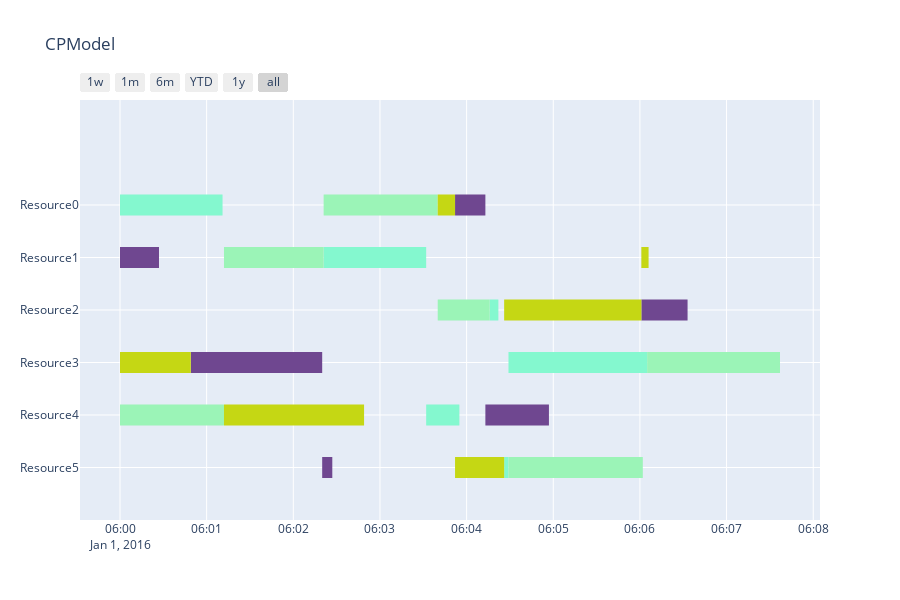

The notebook cell saved with this chart:
### Markdown cell above
### Solve random instances using CP-SAT

### Code cell
durations, machines = jobshop_data_gen(4, 6, 50)
model = CPModel(durations, machines)
model.solve()
model.summary()

### Figure 1 — Plotly figure (JSON) as saved in the notebook; plotly's stock layout.template omitted (floating-point values rounded to 4 significant figures)
{"data": [{"fill": "toself", "fillcolor": "rgb(111, 71, 144)", "hoverinfo": "name", "legendgroup": "rgb(111, 71, 144)", "mode": "none", "name": "Job3", "type": "scatter", "x": ["2016-01-01 6:03:52", "2016-01-01 6:04:13", "2016-01-01 6:04:13", "2016-01-01 6:03:52", "2016-01-01 6:03:52", "2016-01-01 6:00:00", "2016-01-01 6:00:27", "2016-01-01 6:00:27", "2016-01-01 6:00:00", "2016-01-01 6:00:00", "2016-01-01 6:06:01", "2016-01-01 6:06:33", "2016-01-01 6:06:33", "2016-01-01 6:06:01", "2016-01-01 6:06:01", "2016-01-01 6:00:49", "2016-01-01 6:02:20", "2016-01-01 6:02:20", "2016-01-01 6:00:49", "2016-01-01 6:00:49", "2016-01-01 6:04:13", "2016-01-01 6:04:57", "2016-01-01 6:04:57", "2016-01-01 6:04:13", "2016-01-01 6:04:13", "2016-01-01 6:02:20", "2016-01-01 6:02:27", "2016-01-01 6:02:27", "2016-01-01 6:02:20"], "y": [4.8, 4.8, 5.2, 5.2, null, 3.8, 3.8, 4.2, 4.2, null, 2.8, 2.8, 3.2, 3.2, null, 1.8, 1.8, 2.2, 2.2, null, 0.8, 0.8, 1.2, 1.2, null, -0.2, -0.2, 0.2, 0.2]}, {"fill": "toself", "fillcolor": "rgb(132, 248, 207)", "hoverinfo": "name", "legendgroup": "rgb(132, 248, 207)", "mode": "none", "name": "Job1", "type": "scatter", "x": ["2016-01-01 6:00:00", "2016-01-01 6:01:11", "2016-01-01 6:01:11", "2016-01-01 6:00:00", "2016-01-01 6:00:00", "2016-01-01 6:02:21", "2016-01-01 6:03:32", "2016-01-01 6:03:32", "2016-01-01 6:02:21", "2016-01-01 6:02:21", "2016-01-01 6:04:16", "2016-01-01 6:04:22", "2016-01-01 6:04:22", "2016-01-01 6:04:16", "2016-01-01 6:04:16", "2016-01-01 6:04:29", "2016-01-01 6:06:05", "2016-01-01 6:06:05", "2016-01-01 6:04:29", "2016-01-01 6:04:29", "2016-01-01 6:03:32", "2016-01-01 6:03:55", "2016-01-01 6:03:55", "2016-01-01 6:03:32", "2016-01-01 6:03:32", "2016-01-01 6:04:26", "2016-01-01 6:04:29", "2016-01-01 6:04:29", "2016-01-01 6:04:26"], "y": [4.8, 4.8, 5.2, 5.2, null, 3.8, 3.8, 4.2, 4.2, null, 2.8, 2.8, 3.2, 3.2, null, 1.8, 1.8, 2.2, 2.2, null, 0.8, 0.8, 1.2, 1.2, null, -0.2, -0.2, 0.2, 0.2]}, {"fill": "toself", "fillcolor": "rgb(155, 244, 183)", "hoverinfo": "name", "legendgroup": "rgb(155, 244, 183)", "mode": "none", "name": "Job2", "type": "scatter", "x": ["2016-01-01 6:02:21", "2016-01-01 6:03:40", "2016-01-01 6:03:40", "2016-01-01 6:02:21", "2016-01-01 6:02:21", "2016-01-01 6:01:12", "2016-01-01 6:02:21", "2016-01-01 6:02:21", "2016-01-01 6:01:12", "2016-01-01 6:01:12", "2016-01-01 6:03:40", "2016-01-01 6:04:16", "2016-01-01 6:04:16", "2016-01-01 6:03:40", "2016-01-01 6:03:40", "2016-01-01 6:06:05", "2016-01-01 6:07:37", "2016-01-01 6:07:37", "2016-01-01 6:06:05", "2016-01-01 6:06:05", "2016-01-01 6:00:00", "2016-01-01 6:01:12", "2016-01-01 6:01:12", "2016-01-01 6:00:00", "2016-01-01 6:00:00", "2016-01-01 6:04:29", "2016-01-01 6:06:02", "2016-01-01 6:06:02", "2016-01-01 6:04:29"], "y": [4.8, 4.8, 5.2, 5.2, null, 3.8, 3.8, 4.2, 4.2, null, 2.8, 2.8, 3.2, 3.2, null, 1.8, 1.8, 2.2, 2.2, null, 0.8, 0.8, 1.2, 1.2, null, -0.2, -0.2, 0.2, 0.2]}, {"fill": "toself", "fillcolor": "rgb(197, 215, 20)", "hoverinfo": "name", "legendgroup": "rgb(197, 215, 20)", "mode": "none", "name": "Job0", "type": "scatter", "x": ["2016-01-01 6:03:40", "2016-01-01 6:03:52", "2016-01-01 6:03:52", "2016-01-01 6:03:40", "2016-01-01 6:03:40", "2016-01-01 6:06:01", "2016-01-01 6:06:06", "2016-01-01 6:06:06", "2016-01-01 6:06:01", "2016-01-01 6:06:01", "2016-01-01 6:04:26", "2016-01-01 6:06:01", "2016-01-01 6:06:01", "2016-01-01 6:04:26", "2016-01-01 6:04:26", "2016-01-01 6:00:00", "2016-01-01 6:00:49", "2016-01-01 6:00:49", "2016-01-01 6:00:00", "2016-01-01 6:00:00", "2016-01-01 6:01:12", "2016-01-01 6:02:49", "2016-01-01 6:02:49", "2016-01-01 6:01:12", "2016-01-01 6:01:12", "2016-01-01 6:03:52", "2016-01-01 6:04:26", "2016-01-01 6:04:26", "2016-01-01 6:03:52"], "y": [4.8, 4.8, 5.2, 5.2, null, 3.8, 3.8, 4.2, 4.2, null, 2.8, 2.8, 3.2, 3.2, null, 1.8, 1.8, 2.2, 2.2, null, 0.8, 0.8, 1.2, 1.2, null, -0.2, -0.2, 0.2, 0.2]}, {"legendgroup": "rgb(111, 71, 144)", "marker": {"color": "rgb(111, 71, 144)", "opacity": 0, "size": 1}, "mode": "markers", "name": "", "showlegend": false, "text": [null, null, null, null, null, null, null, null, null, null, null, null], "type": "scatter", "x": ["2016-01-01 6:03:52", "2016-01-01 6:04:13", "2016-01-01 6:00:00", "2016-01-01 6:00:27", "2016-01-01 6:06:01", "2016-01-01 6:06:33", "2016-01-01 6:00:49", "2016-01-01 6:02:20", "2016-01-01 6:04:13", "2016-01-01 6:04:57", "2016-01-01 6:02:20", "2016-01-01 6:02:27"], "y": [5, 5, 4, 4, 3, 3, 2, 2, 1, 1, 0, 0]}, {"legendgroup": "rgb(132, 248, 207)", "marker": {"color": "rgb(132, 248, 207)", "opacity": 0, "size": 1}, "mode": "markers", "name": "", "showlegend": false, "text": [null, null, null, null, null, null, null, null, null, null, null, null], "type": "scatter", "x": ["2016-01-01 6:00:00", "2016-01-01 6:01:11", "2016-01-01 6:02:21", "2016-01-01 6:03:32", "2016-01-01 6:04:16", "2016-01-01 6:04:22", "2016-01-01 6:04:29", "2016-01-01 6:06:05", "2016-01-01 6:03:32", "2016-01-01 6:03:55", "2016-01-01 6:04:26", "2016-01-01 6:04:29"], "y": [5, 5, 4, 4, 3, 3, 2, 2, 1, 1, 0, 0]}, {"legendgroup": "rgb(155, 244, 183)", "marker": {"color": "rgb(155, 244, 183)", "opacity": 0, "size": 1}, "mode": "markers", "name": "", "showlegend": false, "text": [null, null, null, null, null, null, null, null, null, null, null, null], "type": "scatter", "x": ["2016-01-01 6:02:21", "2016-01-01 6:03:40", "2016-01-01 6:01:12", "2016-01-01 6:02:21", "2016-01-01 6:03:40", "2016-01-01 6:04:16", "2016-01-01 6:06:05", "2016-01-01 6:07:37", "2016-01-01 6:00:00", "2016-01-01 6:01:12", "2016-01-01 6:04:29", "2016-01-01 6:06:02"], "y": [5, 5, 4, 4, 3, 3, 2, 2, 1, 1, 0, 0]}, {"legendgroup": "rgb(197, 215, 20)", "marker": {"color": "rgb(197, 215, 20)", "opacity": 0, "size": 1}, "mode": "markers", "name": "", "showlegend": false, "text": [null, null, null, null, null, null, null, null, null, null, null, null], "type": "scatter", "x": ["2016-01-01 6:03:40", "2016-01-01 6:03:52", "2016-01-01 6:06:01", "2016-01-01 6:06:06", "2016-01-01 6:04:26", "2016-01-01 6:06:01", "2016-01-01 6:00:00", "2016-01-01 6:00:49", "2016-01-01 6:01:12", "2016-01-01 6:02:49", "2016-01-01 6:03:52", "2016-01-01 6:04:26"], "y": [5, 5, 4, 4, 3, 3, 2, 2, 1, 1, 0, 0]}], "layout": {"height": 600, "hovermode": "closest", "showlegend": false, "title": {"text": "CPModel"}, "xaxis": {"rangeselector": {"buttons": [{"count": 7, "label": "1w", "step": "day", "stepmode": "backward"}, {"count": 1, "label": "1m", "step": "month", "stepmode": "backward"}, {"count": 6, "label": "6m", "step": "month", "stepmode": "backward"}, {"count": 1, "label": "YTD", "step": "year", "stepmode": "todate"}, {"count": 1, "label": "1y", "step": "year", "stepmode": "backward"}, {"step": "all"}]}, "showgrid": true, "type": "date", "zeroline": false}, "yaxis": {"autorange": false, "range": [-1, 7], "showgrid": true, "ticktext": ["Resource5", "Resource4", "Resource3", "Resource2", "Resource1", "Resource0"], "tickvals": [0, 1, 2, 3, 4, 5], "zeroline": false}}}
